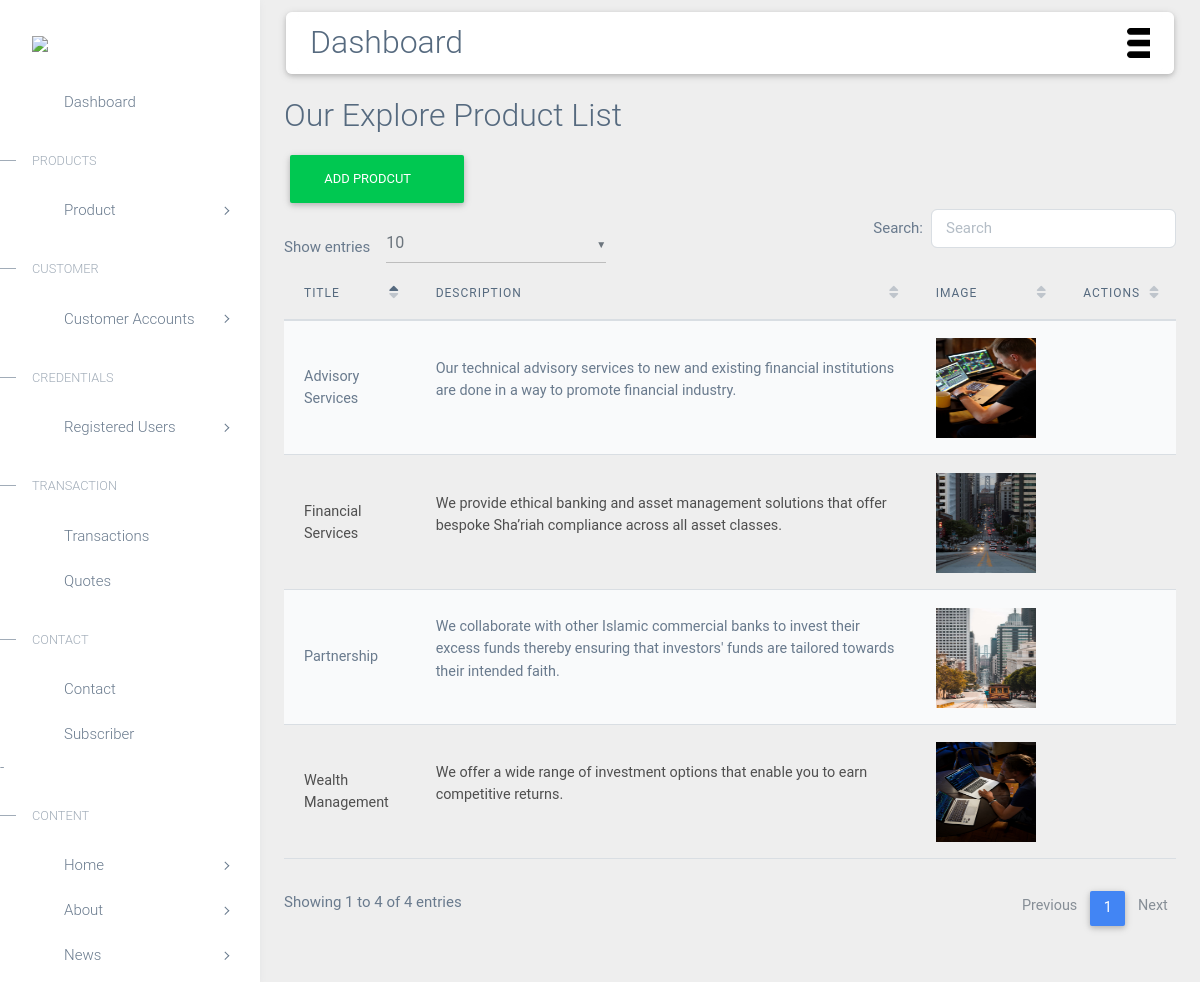
The page /devadmin/homexploreproducts/ on the database its author committed.
### accounts/models.py (models this page shows, shortened)
class HomeExploreProducts(models.Model):
    title = models.CharField(max_length=200)
    description = models.TextField()
    exp_image = models.ImageField(upload_to='home/exploreproduct')

### accounts/views.py (the view)
# urls.py: path('devadmin/homexploreproducts/', views.homexploreproducts, name='homexploreproducts'),
def homexploreproducts(request):
   try:
    explore = HomeExploreProducts.objects.all()
    return render(request, 'devadmin/homexploreproducts.html',{'explore':explore})
   except:
    return render(request,'accounts/index.html')

### accounts/templates/devadmin/homexploreproducts.html (shortened to what this page needs)
{% extends 'devadmin/base.html' %}
{% load static %}
{% block main-content %}
<link rel="stylesheet" href="https://use.fontawesome.com/releases/v5.8.2/css/all.css">
<link rel="stylesheet" href="{% static 'devadmin/css/addons/mdb.min.css' %}" />
<link rel="stylesheet" href="{% static 'devadmin/css/addons/datatables.min.css' %}" />
<link rel="stylesheet" href="{% static 'devadmin/css/addons/datatables-select.min.css' %}" />
<div class="m-4">
    <h2 class=""> Our Explore Product List</h2>
    <a href="{% url 'addexploreproduct' %}" class='text-white btn btn-success'>Add Prodcut <i class='bx bx-plus'  style='font-size:20px;'></i> </a>
    <table id="dtMaterialDesignExample" class="table table-striped" cellspacing="0" width="100%">
<thead>
    <tr>
        <th>Title</th>
        <th>Description</th>
        <th>Image</th>
        <th>Actions</th>
    </tr>
</thead>
<tbody>
    {% if explore %}
    {% for i in explore %}
    <tr>
        <td>{{i.title}}</td>
        <td>{{i.description|linebreaks}}</td>
        <td><img src="{{i.exp_image.url}}" width="100" height="100" alt="" srcset=""></td>
        <td><a href="{% url 'editexploreproduct' i.id %}" class='text-primary'><i class='bx bx-edit'  style='font-size:22px;'></i></a><a href="{% url 'deleteexploreproduct' i.id %}" class='text-danger'><i class='bx bx-trash'  style='font-size:22px;'></i></a></td>
    </tr>
    {% endfor %}
    {% endif %}
</tbody>
</table>
</div>
</div>
{% endblock main-content %}

### accounts/static/accounts/css/style.css (style rules this page uses)
body, html { margin: 0; padding: 0; overflow-x: hidden; }

### rows shown on the page
HomeExploreProducts: title "Financial Services", description "We provide ethical banking and asset management solutions that offer bespoke Sha’riah compliance across all asset classes.", exp_image (picture)
HomeExploreProducts: title "Advisory Services", description "Our technical advisory services to new and existing financial institutions are done in a way to promote financial industry.", exp_image (picture)
HomeExploreProducts: title "Partnership", description "We collaborate with other Islamic commercial banks to invest their excess funds thereby ensuring that investors' funds are tailored towards their intended faith.", exp_image (picture)
HomeExploreProducts: title "Wealth Management", description "We offer a wide range of investment options that enable you to earn competitive returns.", exp_image (picture)
